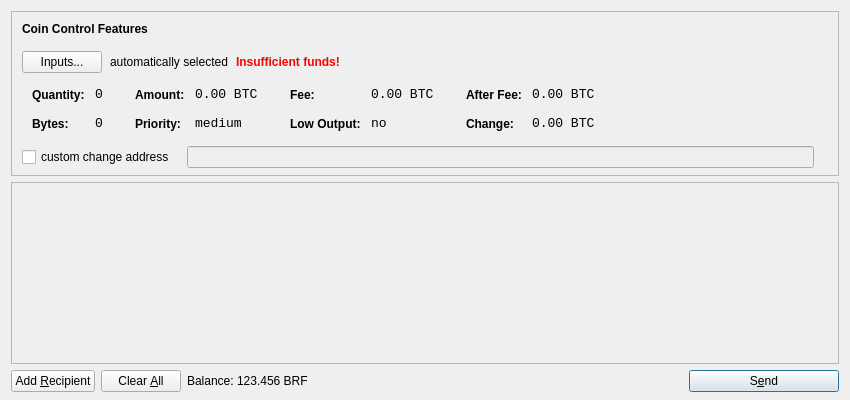
<?xml version="1.0" encoding="UTF-8"?>
<ui version="4.0">
 <class>SendCoinsDialog</class>
 <widget class="QDialog" name="SendCoinsDialog">
  <property name="geometry">
   <rect>
    <x>0</x>
    <y>0</y>
    <width>850</width>
    <height>400</height>
   </rect>
  </property>
  <property name="windowTitle">
   <string>Send Coins</string>
  </property>
  <layout class="QVBoxLayout" name="verticalLayout" stretch="0,1,0">
   <property name="bottomMargin">
    <number>8</number>
   </property>
   <item>
    <widget class="QFrame" name="frameCoinControl">
     <property name="sizePolicy">
      <sizepolicy hsizetype="Expanding" vsizetype="Expanding">
       <horstretch>0</horstretch>
       <verstretch>0</verstretch>
      </sizepolicy>
     </property>
     <property name="maximumSize">
      <size>
       <width>16777215</width>
       <height>16777215</height>
      </size>
     </property>
     <property name="frameShape">
      <enum>QFrame::StyledPanel</enum>
     </property>
     <property name="frameShadow">
      <enum>QFrame::Sunken</enum>
     </property>
     <layout class="QVBoxLayout" name="verticalLayoutCoinControl2">
      <property name="spacing">
       <number>-1</number>
      </property>
      <property name="leftMargin">
       <number>0</number>
      </property>
      <property name="topMargin">
       <number>0</number>
      </property>
      <property name="rightMargin">
       <number>0</number>
      </property>
      <property name="bottomMargin">
       <number>6</number>
      </property>
      <item>
       <layout class="QVBoxLayout" name="verticalLayoutCoinControl" stretch="0,0,0,0,1">
        <property name="spacing">
         <number>0</number>
        </property>
        <property name="leftMargin">
         <number>10</number>
        </property>
        <property name="topMargin">
         <number>10</number>
        </property>
        <item>
         <layout class="QHBoxLayout" name="horizontalLayoutCoinControl1">
          <property name="bottomMargin">
           <number>15</number>
          </property>
          <item>
           <widget class="QLabel" name="labelCoinControlFeatures">
            <property name="sizePolicy">
             <sizepolicy hsizetype="Preferred" vsizetype="Maximum">
              <horstretch>0</horstretch>
              <verstretch>0</verstretch>
             </sizepolicy>
            </property>
            <property name="font">
             <font>
              <weight>75</weight>
              <bold>true</bold>
             </font>
            </property>
            <property name="styleSheet">
             <string notr="true">font-weight:bold;</string>
            </property>
            <property name="text">
             <string>Coin Control Features</string>
            </property>
           </widget>
          </item>
         </layout>
        </item>
        <item>
         <layout class="QHBoxLayout" name="horizontalLayoutCoinControl2" stretch="0,0,0,0">
          <property name="spacing">
           <number>8</number>
          </property>
          <property name="bottomMargin">
           <number>10</number>
          </property>
          <item>
           <widget class="QPushButton" name="pushButtonCoinControl">
            <property name="styleSheet">
             <string notr="true"/>
            </property>
            <property name="text">
             <string>Inputs...</string>
            </property>
           </widget>
          </item>
          <item>
           <widget class="QLabel" name="labelCoinControlAutomaticallySelected">
            <property name="text">
             <string>automatically selected</string>
            </property>
            <property name="margin">
             <number>5</number>
            </property>
           </widget>
          </item>
          <item>
           <widget class="QLabel" name="labelCoinControlInsuffFunds">
            <property name="font">
             <font>
              <weight>75</weight>
              <bold>true</bold>
             </font>
            </property>
            <property name="styleSheet">
             <string notr="true">color:red;font-weight:bold;</string>
            </property>
            <property name="text">
             <string>Insufficient funds!</string>
            </property>
            <property name="margin">
             <number>5</number>
            </property>
           </widget>
          </item>
          <item>
           <spacer name="horizontalSpacerCoinControl">
            <property name="orientation">
             <enum>Qt::Horizontal</enum>
            </property>
            <property name="sizeHint" stdset="0">
             <size>
              <width>40</width>
              <height>1</height>
             </size>
            </property>
           </spacer>
          </item>
         </layout>
        </item>
        <item>
         <widget class="QWidget" name="widgetCoinControl" native="true">
          <property name="sizePolicy">
           <sizepolicy hsizetype="Preferred" vsizetype="Preferred">
            <horstretch>0</horstretch>
            <verstretch>0</verstretch>
           </sizepolicy>
          </property>
          <property name="minimumSize">
           <size>
            <width>0</width>
            <height>0</height>
           </size>
          </property>
          <property name="styleSheet">
           <string notr="true"/>
          </property>
          <layout class="QHBoxLayout" name="horizontalLayoutCoinControl5">
           <property name="margin">
            <number>0</number>
           </property>
           <item>
            <layout class="QHBoxLayout" name="horizontalLayoutCoinControl3" stretch="0,0,0,1">
             <property name="spacing">
              <number>20</number>
             </property>
             <property name="topMargin">
              <number>0</number>
             </property>
             <property name="bottomMargin">
              <number>10</number>
             </property>
             <item>
              <layout class="QFormLayout" name="formLayoutCoinControl1">
               <property name="horizontalSpacing">
                <number>10</number>
               </property>
               <property name="verticalSpacing">
                <number>14</number>
               </property>
               <property name="leftMargin">
                <number>10</number>
               </property>
               <property name="topMargin">
                <number>4</number>
               </property>
               <property name="rightMargin">
                <number>6</number>
               </property>
               <item row="0" column="0">
                <widget class="QLabel" name="labelCoinControlQuantityText">
                 <property name="styleSheet">
                  <string notr="true">font-weight:bold;</string>
                 </property>
                 <property name="text">
                  <string>Quantity:</string>
                 </property>
                 <property name="margin">
                  <number>0</number>
                 </property>
                </widget>
               </item>
               <item row="0" column="1">
                <widget class="QLabel" name="labelCoinControlQuantity">
                 <property name="font">
                  <font>
                   <family>Monospace</family>
                   <pointsize>10</pointsize>
                  </font>
                 </property>
                 <property name="cursor">
                  <cursorShape>IBeamCursor</cursorShape>
                 </property>
                 <property name="contextMenuPolicy">
                  <enum>Qt::ActionsContextMenu</enum>
                 </property>
                 <property name="text">
                  <string notr="true">0</string>
                 </property>
                 <property name="margin">
                  <number>0</number>
                 </property>
                 <property name="textInteractionFlags">
                  <set>Qt::LinksAccessibleByMouse|Qt::TextSelectableByKeyboard|Qt::TextSelectableByMouse</set>
                 </property>
                </widget>
               </item>
               <item row="1" column="0">
                <widget class="QLabel" name="labelCoinControlBytesText">
                 <property name="styleSheet">
                  <string notr="true">font-weight:bold;</string>
                 </property>
                 <property name="text">
                  <string>Bytes:</string>
                 </property>
                </widget>
               </item>
               <item row="1" column="1">
                <widget class="QLabel" name="labelCoinControlBytes">
                 <property name="font">
                  <font>
                   <family>Monospace</family>
                   <pointsize>10</pointsize>
                  </font>
                 </property>
                 <property name="cursor">
                  <cursorShape>IBeamCursor</cursorShape>
                 </property>
                 <property name="contextMenuPolicy">
                  <enum>Qt::ActionsContextMenu</enum>
                 </property>
                 <property name="text">
                  <string notr="true">0</string>
                 </property>
                 <property name="textInteractionFlags">
                  <set>Qt::LinksAccessibleByMouse|Qt::TextSelectableByKeyboard|Qt::TextSelectableByMouse</set>
                 </property>
                </widget>
               </item>
              </layout>
             </item>
             <item>
              <layout class="QFormLayout" name="formLayoutCoinControl2">
               <property name="horizontalSpacing">
                <number>10</number>
               </property>
               <property name="verticalSpacing">
                <number>14</number>
               </property>
               <property name="leftMargin">
                <number>6</number>
               </property>
               <property name="topMargin">
                <number>4</number>
               </property>
               <property name="rightMargin">
                <number>6</number>
               </property>
               <item row="0" column="0">
                <widget class="QLabel" name="labelCoinControlAmountText">
                 <property name="styleSheet">
                  <string notr="true">font-weight:bold;</string>
                 </property>
                 <property name="text">
                  <string>Amount:</string>
                 </property>
                 <property name="margin">
                  <number>0</number>
                 </property>
                </widget>
               </item>
               <item row="0" column="1">
                <widget class="QLabel" name="labelCoinControlAmount">
                 <property name="font">
                  <font>
                   <family>Monospace</family>
                   <pointsize>10</pointsize>
                  </font>
                 </property>
                 <property name="cursor">
                  <cursorShape>IBeamCursor</cursorShape>
                 </property>
                 <property name="contextMenuPolicy">
                  <enum>Qt::ActionsContextMenu</enum>
                 </property>
                 <property name="text">
                  <string notr="true">0.00 BTC</string>
                 </property>
                 <property name="textInteractionFlags">
                  <set>Qt::LinksAccessibleByMouse|Qt::TextSelectableByKeyboard|Qt::TextSelectableByMouse</set>
                 </property>
                </widget>
               </item>
               <item row="1" column="0">
                <widget class="QLabel" name="labelCoinControlPriorityText">
                 <property name="styleSheet">
                  <string notr="true">font-weight:bold;</string>
                 </property>
                 <property name="text">
                  <string>Priority:</string>
                 </property>
                </widget>
               </item>
               <item row="1" column="1">
                <widget class="QLabel" name="labelCoinControlPriority">
                 <property name="font">
                  <font>
                   <family>Monospace</family>
                   <pointsize>10</pointsize>
                  </font>
                 </property>
                 <property name="cursor">
                  <cursorShape>IBeamCursor</cursorShape>
                 </property>
                 <property name="contextMenuPolicy">
                  <enum>Qt::ActionsContextMenu</enum>
                 </property>
                 <property name="text">
                  <string>medium</string>
                 </property>
                 <property name="textInteractionFlags">
                  <set>Qt::LinksAccessibleByMouse|Qt::TextSelectableByKeyboard|Qt::TextSelectableByMouse</set>
                 </property>
                </widget>
               </item>
              </layout>
             </item>
             <item>
              <layout class="QFormLayout" name="formLayoutCoinControl3">
               <property name="horizontalSpacing">
                <number>10</number>
               </property>
               <property name="verticalSpacing">
                <number>14</number>
               </property>
               <property name="leftMargin">
                <number>6</number>
               </property>
               <property name="topMargin">
                <number>4</number>
               </property>
               <property name="rightMargin">
                <number>6</number>
               </property>
               <item row="0" column="0">
                <widget class="QLabel" name="labelCoinControlFeeText">
                 <property name="styleSheet">
                  <string notr="true">font-weight:bold;</string>
                 </property>
                 <property name="text">
                  <string>Fee:</string>
                 </property>
                 <property name="margin">
                  <number>0</number>
                 </property>
                </widget>
               </item>
               <item row="0" column="1">
                <widget class="QLabel" name="labelCoinControlFee">
                 <property name="font">
                  <font>
                   <family>Monospace</family>
                   <pointsize>10</pointsize>
                  </font>
                 </property>
                 <property name="cursor">
                  <cursorShape>IBeamCursor</cursorShape>
                 </property>
                 <property name="contextMenuPolicy">
                  <enum>Qt::ActionsContextMenu</enum>
                 </property>
                 <property name="text">
                  <string notr="true">0.00 BTC</string>
                 </property>
                 <property name="textInteractionFlags">
                  <set>Qt::LinksAccessibleByMouse|Qt::TextSelectableByKeyboard|Qt::TextSelectableByMouse</set>
                 </property>
                </widget>
               </item>
               <item row="1" column="0">
                <widget class="QLabel" name="labelCoinControlLowOutputText">
                 <property name="styleSheet">
                  <string notr="true">font-weight:bold;</string>
                 </property>
                 <property name="text">
                  <string>Low Output:</string>
                 </property>
                </widget>
               </item>
               <item row="1" column="1">
                <widget class="QLabel" name="labelCoinControlLowOutput">
                 <property name="font">
                  <font>
                   <family>Monospace</family>
                   <pointsize>10</pointsize>
                  </font>
                 </property>
                 <property name="cursor">
                  <cursorShape>IBeamCursor</cursorShape>
                 </property>
                 <property name="contextMenuPolicy">
                  <enum>Qt::ActionsContextMenu</enum>
                 </property>
                 <property name="text">
                  <string>no</string>
                 </property>
                 <property name="textInteractionFlags">
                  <set>Qt::LinksAccessibleByMouse|Qt::TextSelectableByKeyboard|Qt::TextSelectableByMouse</set>
                 </property>
                </widget>
               </item>
              </layout>
             </item>
             <item>
              <layout class="QFormLayout" name="formLayoutCoinControl4">
               <property name="horizontalSpacing">
                <number>10</number>
               </property>
               <property name="verticalSpacing">
                <number>14</number>
               </property>
               <property name="leftMargin">
                <number>6</number>
               </property>
               <property name="topMargin">
                <number>4</number>
               </property>
               <property name="rightMargin">
                <number>6</number>
               </property>
               <item row="0" column="0">
                <widget class="QLabel" name="labelCoinControlAfterFeeText">
                 <property name="styleSheet">
                  <string notr="true">font-weight:bold;</string>
                 </property>
                 <property name="text">
                  <string>After Fee:</string>
                 </property>
                 <property name="margin">
                  <number>0</number>
                 </property>
                </widget>
               </item>
               <item row="0" column="1">
                <widget class="QLabel" name="labelCoinControlAfterFee">
                 <property name="font">
                  <font>
                   <family>Monospace</family>
                   <pointsize>10</pointsize>
                  </font>
                 </property>
                 <property name="cursor">
                  <cursorShape>IBeamCursor</cursorShape>
                 </property>
                 <property name="contextMenuPolicy">
                  <enum>Qt::ActionsContextMenu</enum>
                 </property>
                 <property name="text">
                  <string notr="true">0.00 BTC</string>
                 </property>
                 <property name="textInteractionFlags">
                  <set>Qt::LinksAccessibleByMouse|Qt::TextSelectableByKeyboard|Qt::TextSelectableByMouse</set>
                 </property>
                </widget>
               </item>
               <item row="1" column="0">
                <widget class="QLabel" name="labelCoinControlChangeText">
                 <property name="styleSheet">
                  <string notr="true">font-weight:bold;</string>
                 </property>
                 <property name="text">
                  <string>Change:</string>
                 </property>
                </widget>
               </item>
               <item row="1" column="1">
                <widget class="QLabel" name="labelCoinControlChange">
                 <property name="font">
                  <font>
                   <family>Monospace</family>
                   <pointsize>10</pointsize>
                  </font>
                 </property>
                 <property name="cursor">
                  <cursorShape>IBeamCursor</cursorShape>
                 </property>
                 <property name="contextMenuPolicy">
                  <enum>Qt::ActionsContextMenu</enum>
                 </property>
                 <property name="text">
                  <string notr="true">0.00 BTC</string>
                 </property>
                 <property name="textInteractionFlags">
                  <set>Qt::LinksAccessibleByMouse|Qt::TextSelectableByKeyboard|Qt::TextSelectableByMouse</set>
                 </property>
                </widget>
               </item>
              </layout>
             </item>
            </layout>
           </item>
          </layout>
         </widget>
        </item>
        <item>
         <layout class="QHBoxLayout" name="horizontalLayoutCoinControl4" stretch="0,0,0">
          <property name="spacing">
           <number>12</number>
          </property>
          <property name="sizeConstraint">
           <enum>QLayout::SetDefaultConstraint</enum>
          </property>
          <property name="topMargin">
           <number>5</number>
          </property>
          <property name="rightMargin">
           <number>5</number>
          </property>
          <item>
           <widget class="QCheckBox" name="checkBoxCoinControlChange">
            <property name="text">
             <string>custom change address</string>
            </property>
           </widget>
          </item>
          <item>
           <widget class="QLineEdit" name="lineEditCoinControlChange">
            <property name="enabled">
             <bool>false</bool>
            </property>
            <property name="sizePolicy">
             <sizepolicy hsizetype="Expanding" vsizetype="Fixed">
              <horstretch>0</horstretch>
              <verstretch>0</verstretch>
             </sizepolicy>
            </property>
           </widget>
          </item>
          <item>
           <widget class="QLabel" name="labelCoinControlChangeLabel">
            <property name="sizePolicy">
             <sizepolicy hsizetype="Preferred" vsizetype="Expanding">
              <horstretch>0</horstretch>
              <verstretch>0</verstretch>
             </sizepolicy>
            </property>
            <property name="minimumSize">
             <size>
              <width>0</width>
              <height>0</height>
             </size>
            </property>
            <property name="text">
             <string/>
            </property>
            <property name="margin">
             <number>3</number>
            </property>
           </widget>
          </item>
         </layout>
        </item>
        <item>
         <spacer name="verticalSpacerCoinControl">
          <property name="orientation">
           <enum>Qt::Vertical</enum>
          </property>
          <property name="sizeHint" stdset="0">
           <size>
            <width>800</width>
            <height>1</height>
           </size>
          </property>
         </spacer>
        </item>
       </layout>
      </item>
     </layout>
    </widget>
   </item>
   <item>
    <widget class="QScrollArea" name="scrollArea">
     <property name="widgetResizable">
      <bool>true</bool>
     </property>
     <widget class="QWidget" name="scrollAreaWidgetContents">
      <property name="geometry">
       <rect>
        <x>0</x>
        <y>0</y>
        <width>830</width>
        <height>165</height>
       </rect>
      </property>
      <layout class="QVBoxLayout" name="verticalLayout_2">
       <property name="margin">
        <number>0</number>
       </property>
       <item>
        <layout class="QVBoxLayout" name="entries">
         <property name="spacing">
          <number>6</number>
         </property>
        </layout>
       </item>
       <item>
        <spacer name="verticalSpacer">
         <property name="orientation">
          <enum>Qt::Vertical</enum>
         </property>
         <property name="sizeHint" stdset="0">
          <size>
           <width>20</width>
           <height>40</height>
          </size>
         </property>
        </spacer>
       </item>
      </layout>
     </widget>
    </widget>
   </item>
   <item>
    <layout class="QHBoxLayout" name="horizontalLayout">
     <item>
      <widget class="QPushButton" name="addButton">
       <property name="toolTip">
        <string>Send to multiple recipients at once</string>
       </property>
       <property name="text">
        <string>Add &amp;Recipient</string>
       </property>
       <property name="icon">
        <iconset resource="../bitcoin.qrc">
         <normaloff>:/icons/add</normaloff>:/icons/add</iconset>
       </property>
       <property name="autoDefault">
        <bool>false</bool>
       </property>
      </widget>
     </item>
     <item>
      <widget class="QPushButton" name="clearButton">
       <property name="sizePolicy">
        <sizepolicy hsizetype="Minimum" vsizetype="Fixed">
         <horstretch>0</horstretch>
         <verstretch>0</verstretch>
        </sizepolicy>
       </property>
       <property name="toolTip">
        <string>Remove all transaction fields</string>
       </property>
       <property name="text">
        <string>Clear &amp;All</string>
       </property>
       <property name="icon">
        <iconset resource="../bitcoin.qrc">
         <normaloff>:/icons/remove</normaloff>:/icons/remove</iconset>
       </property>
       <property name="autoRepeatDelay">
        <number>300</number>
       </property>
       <property name="autoDefault">
        <bool>false</bool>
       </property>
      </widget>
     </item>
     <item>
      <layout class="QHBoxLayout" name="horizontalLayout_2">
       <property name="spacing">
        <number>3</number>
       </property>
       <item>
        <widget class="QLabel" name="label">
         <property name="text">
          <string>Balance:</string>
         </property>
        </widget>
       </item>
       <item>
        <widget class="QLabel" name="labelBalance">
         <property name="cursor">
          <cursorShape>IBeamCursor</cursorShape>
         </property>
         <property name="text">
          <string>123.456 BRF</string>
         </property>
         <property name="textInteractionFlags">
          <set>Qt::LinksAccessibleByMouse|Qt::TextSelectableByKeyboard|Qt::TextSelectableByMouse</set>
         </property>
        </widget>
       </item>
      </layout>
     </item>
     <item>
      <spacer name="horizontalSpacer">
       <property name="orientation">
        <enum>Qt::Horizontal</enum>
       </property>
       <property name="sizeHint" stdset="0">
        <size>
         <width>40</width>
         <height>20</height>
        </size>
       </property>
      </spacer>
     </item>
     <item>
      <widget class="QPushButton" name="sendButton">
       <property name="minimumSize">
        <size>
         <width>150</width>
         <height>0</height>
        </size>
       </property>
       <property name="toolTip">
        <string>Confirm the send action</string>
       </property>
       <property name="text">
        <string>S&amp;end</string>
       </property>
       <property name="icon">
        <iconset resource="../bitcoin.qrc">
         <normaloff>:/icons/send</normaloff>:/icons/send</iconset>
       </property>
       <property name="default">
        <bool>true</bool>
       </property>
      </widget>
     </item>
    </layout>
   </item>
  </layout>
 </widget>
 <resources>
  <include location="../bitcoin.qrc"/>
 </resources>
 <connections/>
</ui>
